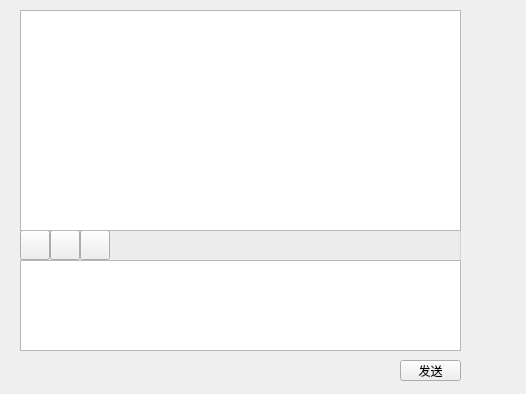
<?xml version="1.0" encoding="UTF-8"?>
<ui version="4.0">
 <class>ChatDialog</class>
 <widget class="QWidget" name="ChatDialog">
  <property name="geometry">
   <rect>
    <x>0</x>
    <y>0</y>
    <width>526</width>
    <height>394</height>
   </rect>
  </property>
  <property name="minimumSize">
   <size>
    <width>526</width>
    <height>394</height>
   </size>
  </property>
  <property name="maximumSize">
   <size>
    <width>526</width>
    <height>394</height>
   </size>
  </property>
  <property name="windowTitle">
   <string>Form</string>
  </property>
  <widget class="QGroupBox" name="groupBox">
   <property name="geometry">
    <rect>
     <x>20</x>
     <y>220</y>
     <width>441</width>
     <height>51</height>
    </rect>
   </property>
   <property name="title">
    <string/>
   </property>
   <widget class="QPushButton" name="pb_tool1">
    <property name="geometry">
     <rect>
      <x>0</x>
      <y>10</y>
      <width>30</width>
      <height>30</height>
     </rect>
    </property>
    <property name="text">
     <string/>
    </property>
   </widget>
   <widget class="QPushButton" name="tb_tool2">
    <property name="geometry">
     <rect>
      <x>30</x>
      <y>10</y>
      <width>30</width>
      <height>30</height>
     </rect>
    </property>
    <property name="text">
     <string/>
    </property>
   </widget>
   <widget class="QPushButton" name="tb_tool3">
    <property name="geometry">
     <rect>
      <x>60</x>
      <y>10</y>
      <width>30</width>
      <height>30</height>
     </rect>
    </property>
    <property name="text">
     <string/>
    </property>
   </widget>
  </widget>
  <widget class="QTextEdit" name="te_chat">
   <property name="geometry">
    <rect>
     <x>20</x>
     <y>260</y>
     <width>441</width>
     <height>91</height>
    </rect>
   </property>
  </widget>
  <widget class="QPushButton" name="pb_send">
   <property name="geometry">
    <rect>
     <x>400</x>
     <y>360</y>
     <width>61</width>
     <height>21</height>
    </rect>
   </property>
   <property name="text">
    <string>发送</string>
   </property>
  </widget>
  <widget class="QTextBrowser" name="tb_chat">
   <property name="geometry">
    <rect>
     <x>20</x>
     <y>10</y>
     <width>441</width>
     <height>221</height>
    </rect>
   </property>
  </widget>
 </widget>
 <resources/>
 <connections/>
</ui>
